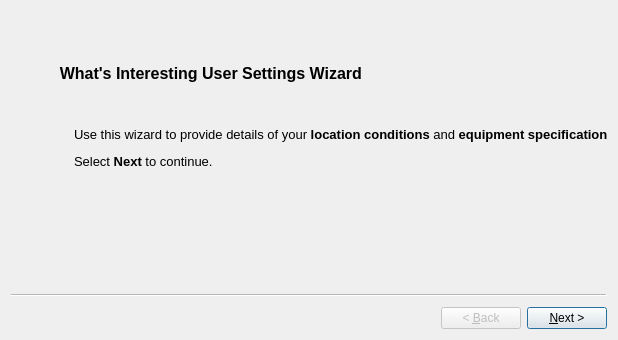
<?xml version="1.0" encoding="UTF-8"?>
<ui version="4.0">
 <class>WIUserSettingsUI</class>
 <widget class="QWizard" name="WIUserSettingsUI">
  <property name="geometry">
   <rect>
    <x>0</x>
    <y>0</y>
    <width>618</width>
    <height>340</height>
   </rect>
  </property>
  <property name="sizePolicy">
   <sizepolicy hsizetype="Fixed" vsizetype="Fixed">
    <horstretch>0</horstretch>
    <verstretch>0</verstretch>
   </sizepolicy>
  </property>
  <property name="minimumSize">
   <size>
    <width>618</width>
    <height>340</height>
   </size>
  </property>
  <property name="windowTitle">
   <string>What's Interesting Settings</string>
  </property>
  <property name="wizardStyle">
   <enum>QWizard::ClassicStyle</enum>
  </property>
  <property name="options">
   <set>QWizard::NoCancelButton</set>
  </property>
  <widget class="QWizardPage" name="welcomePage">
   <property name="minimumSize">
    <size>
     <width>318</width>
     <height>340</height>
    </size>
   </property>
   <widget class="QWidget" name="verticalLayoutWidget">
    <property name="geometry">
     <rect>
      <x>0</x>
      <y>9</y>
      <width>608</width>
      <height>277</height>
     </rect>
    </property>
    <layout class="QVBoxLayout" name="verticalLayout">
     <property name="spacing">
      <number>0</number>
     </property>
     <item>
      <spacer name="verticalSpacer_3">
       <property name="orientation">
        <enum>Qt::Vertical</enum>
       </property>
       <property name="sizeHint" stdset="0">
        <size>
         <width>20</width>
         <height>40</height>
        </size>
       </property>
      </spacer>
     </item>
     <item>
      <widget class="QLabel" name="welcomePageLabel">
       <property name="font">
        <font>
         <pointsize>12</pointsize>
         <weight>75</weight>
         <bold>true</bold>
        </font>
       </property>
       <property name="layoutDirection">
        <enum>Qt::LeftToRight</enum>
       </property>
       <property name="text">
        <string>           What's Interesting User Settings Wizard</string>
       </property>
       <property name="alignment">
        <set>Qt::AlignLeading|Qt::AlignLeft|Qt::AlignVCenter</set>
       </property>
      </widget>
     </item>
     <item>
      <spacer name="verticalSpacer_2">
       <property name="orientation">
        <enum>Qt::Vertical</enum>
       </property>
       <property name="sizeHint" stdset="0">
        <size>
         <width>606</width>
         <height>38</height>
        </size>
       </property>
      </spacer>
     </item>
     <item>
      <layout class="QHBoxLayout" name="horizontalLayout">
       <item>
        <spacer name="horizontalSpacer">
         <property name="orientation">
          <enum>Qt::Horizontal</enum>
         </property>
         <property name="sizeType">
          <enum>QSizePolicy::Fixed</enum>
         </property>
         <property name="sizeHint" stdset="0">
          <size>
           <width>63</width>
           <height>20</height>
          </size>
         </property>
        </spacer>
       </item>
       <item>
        <widget class="QLabel" name="welcomePageText">
         <property name="font">
          <font>
           <pointsize>10</pointsize>
           <weight>75</weight>
           <bold>true</bold>
          </font>
         </property>
         <property name="frameShape">
          <enum>QFrame::NoFrame</enum>
         </property>
         <property name="text">
          <string>&lt;html&gt;&lt;head/&gt;&lt;body&gt;&lt;p&gt;&lt;span style=&quot; font-weight:400;&quot;&gt;Use this wizard to provide details of your &lt;/span&gt;location conditions&lt;span style=&quot; font-weight:400;&quot;&gt; and &lt;/span&gt;equipment specifications&lt;span style=&quot; font-weight:400;&quot;&gt;.&lt;/span&gt;&lt;/p&gt;&lt;p&gt;&lt;span style=&quot; font-weight:400;&quot;&gt;Select &lt;/span&gt;Next&lt;span style=&quot; font-weight:400;&quot;&gt; to continue.&lt;/span&gt;&lt;/p&gt;&lt;/body&gt;&lt;/html&gt;</string>
         </property>
         <property name="textFormat">
          <enum>Qt::AutoText</enum>
         </property>
         <property name="wordWrap">
          <bool>true</bool>
         </property>
        </widget>
       </item>
      </layout>
     </item>
     <item>
      <spacer name="verticalSpacer">
       <property name="orientation">
        <enum>Qt::Vertical</enum>
       </property>
       <property name="sizeHint" stdset="0">
        <size>
         <width>20</width>
         <height>128</height>
        </size>
       </property>
      </spacer>
     </item>
    </layout>
   </widget>
  </widget>
  <widget class="QWizardPage" name="lightPollutionPage">
   <widget class="QWidget" name="verticalLayoutWidget_2">
    <property name="geometry">
     <rect>
      <x>20</x>
      <y>10</y>
      <width>571</width>
      <height>271</height>
     </rect>
    </property>
    <layout class="QVBoxLayout" name="verticalLayout_2">
     <item>
      <widget class="QLabel" name="lightPollutionPageLabel">
       <property name="font">
        <font>
         <pointsize>12</pointsize>
         <weight>75</weight>
         <bold>true</bold>
        </font>
       </property>
       <property name="text">
        <string>Light Pollution </string>
       </property>
       <property name="alignment">
        <set>Qt::AlignRight|Qt::AlignTrailing|Qt::AlignVCenter</set>
       </property>
      </widget>
     </item>
     <item>
      <widget class="QLabel" name="lightPollutionText">
       <property name="text">
        <string>&lt;html&gt;&lt;head/&gt;&lt;body&gt;&lt;p&gt;How light-polluted is your night-sky? Rate your night-sky conditions from 1-9 based on the &lt;span style=&quot; font-weight:600;&quot;&gt;Bortle Dark-Sky Scale&lt;/span&gt;. A rating of &lt;span style=&quot; font-weight:600;&quot;&gt;1&lt;/span&gt; represents an &lt;span style=&quot; font-weight:600;&quot;&gt;excellent dark-sky site&lt;/span&gt;, while &lt;span style=&quot; font-weight:600;&quot;&gt;9&lt;/span&gt; represents a &lt;span style=&quot; font-weight:600;&quot;&gt;brilliantly lit inner-city sky&lt;/span&gt;.&lt;/p&gt;&lt;/body&gt;&lt;/html&gt;</string>
       </property>
       <property name="textFormat">
        <enum>Qt::RichText</enum>
       </property>
       <property name="wordWrap">
        <bool>true</bool>
       </property>
       <property name="openExternalLinks">
        <bool>true</bool>
       </property>
      </widget>
     </item>
     <item>
      <layout class="QVBoxLayout" name="verticalLayout_3">
       <item>
        <widget class="QSlider" name="bortleClass">
         <property name="autoFillBackground">
          <bool>false</bool>
         </property>
         <property name="minimum">
          <number>1</number>
         </property>
         <property name="maximum">
          <number>9</number>
         </property>
         <property name="pageStep">
          <number>1</number>
         </property>
         <property name="value">
          <number>4</number>
         </property>
         <property name="sliderPosition">
          <number>4</number>
         </property>
         <property name="tracking">
          <bool>false</bool>
         </property>
         <property name="orientation">
          <enum>Qt::Horizontal</enum>
         </property>
         <property name="invertedControls">
          <bool>false</bool>
         </property>
         <property name="tickPosition">
          <enum>QSlider::TicksBothSides</enum>
         </property>
         <property name="tickInterval">
          <number>1</number>
         </property>
        </widget>
       </item>
       <item>
        <layout class="QHBoxLayout" name="horizontalLayout_2">
         <property name="spacing">
          <number>4</number>
         </property>
         <item>
          <widget class="QLabel" name="scaleLabel1">
           <property name="text">
            <string>  1</string>
           </property>
           <property name="alignment">
            <set>Qt::AlignCenter</set>
           </property>
          </widget>
         </item>
         <item>
          <spacer name="horizontalSpacer_2">
           <property name="orientation">
            <enum>Qt::Horizontal</enum>
           </property>
           <property name="sizeHint" stdset="0">
            <size>
             <width>40</width>
             <height>20</height>
            </size>
           </property>
          </spacer>
         </item>
         <item>
          <widget class="QLabel" name="scaleLabel5">
           <property name="text">
            <string>5</string>
           </property>
           <property name="alignment">
            <set>Qt::AlignCenter</set>
           </property>
          </widget>
         </item>
         <item>
          <spacer name="horizontalSpacer_3">
           <property name="orientation">
            <enum>Qt::Horizontal</enum>
           </property>
           <property name="sizeHint" stdset="0">
            <size>
             <width>40</width>
             <height>20</height>
            </size>
           </property>
          </spacer>
         </item>
         <item>
          <widget class="QLabel" name="scaleLabel9">
           <property name="text">
            <string>9  </string>
           </property>
           <property name="alignment">
            <set>Qt::AlignCenter</set>
           </property>
          </widget>
         </item>
        </layout>
       </item>
      </layout>
     </item>
     <item>
      <widget class="QLabel" name="lightPollutionLink">
       <property name="text">
        <string>&lt;html&gt;&lt;head/&gt;&lt;body&gt;&lt;p align=&quot;right&quot;&gt;For help : &lt;a href=&quot;http://en.wikipedia.org/wiki/Bortle_Dark-Sky_Scale&quot;&gt;&lt;span style=&quot; text-decoration: underline; color:#004183;&quot;&gt;Wikipedia Link for Bortle dark-sky scale&lt;/span&gt;&lt;/a&gt;&lt;/p&gt;&lt;/body&gt;&lt;/html&gt;</string>
       </property>
       <property name="openExternalLinks">
        <bool>true</bool>
       </property>
       <property name="textInteractionFlags">
        <set>Qt::TextBrowserInteraction</set>
       </property>
      </widget>
     </item>
    </layout>
   </widget>
  </widget>
  <widget class="QWizardPage" name="equipTypePage">
   <widget class="QWidget" name="verticalLayoutWidget_4">
    <property name="geometry">
     <rect>
      <x>130</x>
      <y>30</y>
      <width>461</width>
      <height>161</height>
     </rect>
    </property>
    <layout class="QVBoxLayout" name="verticalLayout_4">
     <property name="spacing">
      <number>24</number>
     </property>
     <item>
      <widget class="QLabel" name="equipSpecPageLabel">
       <property name="font">
        <font>
         <pointsize>12</pointsize>
         <weight>75</weight>
         <bold>true</bold>
        </font>
       </property>
       <property name="layoutDirection">
        <enum>Qt::LeftToRight</enum>
       </property>
       <property name="text">
        <string>Equipment Specifications: Select Equipment Type</string>
       </property>
       <property name="alignment">
        <set>Qt::AlignRight|Qt::AlignTrailing|Qt::AlignVCenter</set>
       </property>
      </widget>
     </item>
     <item>
      <layout class="QHBoxLayout" name="horizontalLayout_3">
       <item>
        <spacer name="horizontalSpacer_4">
         <property name="orientation">
          <enum>Qt::Horizontal</enum>
         </property>
         <property name="sizeType">
          <enum>QSizePolicy::Preferred</enum>
         </property>
         <property name="sizeHint" stdset="0">
          <size>
           <width>134</width>
           <height>20</height>
          </size>
         </property>
        </spacer>
       </item>
       <item>
        <layout class="QVBoxLayout" name="verticalLayout_5">
         <property name="spacing">
          <number>2</number>
         </property>
         <item>
          <spacer name="verticalSpacer_4">
           <property name="orientation">
            <enum>Qt::Vertical</enum>
           </property>
           <property name="sizeHint" stdset="0">
            <size>
             <width>20</width>
             <height>40</height>
            </size>
           </property>
          </spacer>
         </item>
         <item>
          <widget class="QCheckBox" name="telescopeCheck">
           <property name="layoutDirection">
            <enum>Qt::LeftToRight</enum>
           </property>
           <property name="text">
            <string>Telescope</string>
           </property>
          </widget>
         </item>
         <item>
          <widget class="QCheckBox" name="binocularsCheck">
           <property name="text">
            <string>Binoculars</string>
           </property>
          </widget>
         </item>
         <item>
          <widget class="QCheckBox" name="noEquipCheck">
           <property name="text">
            <string>None</string>
           </property>
          </widget>
         </item>
        </layout>
       </item>
       <item>
        <spacer name="horizontalSpacer_5">
         <property name="orientation">
          <enum>Qt::Horizontal</enum>
         </property>
         <property name="sizeHint" stdset="0">
          <size>
           <width>40</width>
           <height>20</height>
          </size>
         </property>
        </spacer>
       </item>
      </layout>
     </item>
    </layout>
   </widget>
  </widget>
  <widget class="QWizardPage" name="equipParamPage">
   <widget class="QWidget" name="gridLayoutWidget">
    <property name="geometry">
     <rect>
      <x>230</x>
      <y>120</y>
      <width>195</width>
      <height>80</height>
     </rect>
    </property>
    <layout class="QGridLayout" name="gridLayout_2">
     <item row="0" column="0">
      <widget class="QLabel" name="apertureLabel">
       <property name="text">
        <string>Aperture</string>
       </property>
      </widget>
     </item>
     <item row="0" column="1">
      <widget class="KDoubleNumInput" name="aperture">
       <property name="value">
        <double>30.000000000000000</double>
       </property>
       <property name="sliderEnabled">
        <bool>false</bool>
       </property>
      </widget>
     </item>
     <item row="1" column="0">
      <widget class="QLabel" name="telescopeTypeLabel">
       <property name="text">
        <string>Telescope Type</string>
       </property>
      </widget>
     </item>
     <item row="1" column="1">
      <widget class="KComboBox" name="equipmentType">
       <item>
        <property name="text">
         <string>Reflector</string>
        </property>
       </item>
       <item>
        <property name="text">
         <string>Refractor</string>
        </property>
       </item>
      </widget>
     </item>
    </layout>
   </widget>
   <widget class="QWidget" name="horizontalLayoutWidget_3">
    <property name="geometry">
     <rect>
      <x>20</x>
      <y>20</y>
      <width>571</width>
      <height>31</height>
     </rect>
    </property>
    <layout class="QHBoxLayout" name="horizontalLayout_4">
     <item>
      <spacer name="horizontalSpacer_6">
       <property name="orientation">
        <enum>Qt::Horizontal</enum>
       </property>
       <property name="sizeHint" stdset="0">
        <size>
         <width>40</width>
         <height>20</height>
        </size>
       </property>
      </spacer>
     </item>
     <item>
      <widget class="QLabel" name="equipParamPageLabel">
       <property name="font">
        <font>
         <pointsize>12</pointsize>
         <weight>75</weight>
         <bold>true</bold>
        </font>
       </property>
       <property name="layoutDirection">
        <enum>Qt::LeftToRight</enum>
       </property>
       <property name="text">
        <string>Equipment Specifications: Equipment Parameters </string>
       </property>
       <property name="alignment">
        <set>Qt::AlignRight|Qt::AlignTrailing|Qt::AlignVCenter</set>
       </property>
      </widget>
     </item>
    </layout>
   </widget>
  </widget>
 </widget>
 <customwidgets>
  <customwidget>
   <class>KDoubleNumInput</class>
   <extends>QWidget</extends>
   <header>knuminput.h</header>
  </customwidget>
  <customwidget>
   <class>KComboBox</class>
   <extends>QComboBox</extends>
   <header>kcombobox.h</header>
  </customwidget>
 </customwidgets>
 <resources/>
 <connections/>
</ui>
